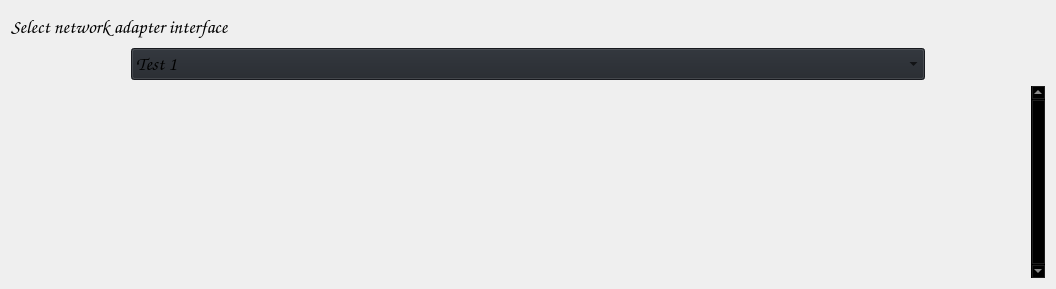
                     <widget class="QWidget" name="home">
                      <property name="styleSheet">
                       <string notr="true"/>
                      </property>
                      <layout class="QVBoxLayout" name="verticalLayout_24">
                       <item>
                        <spacer name="horizontalSpacer_4">
                         <property name="orientation">
                          <enum>Qt::Horizontal</enum>
                         </property>
                         <property name="sizeType">
                          <enum>QSizePolicy::Fixed</enum>
                         </property>
                         <property name="sizeHint" stdset="0">
                          <size>
                           <width>40</width>
                           <height>1</height>
                          </size>
                         </property>
                        </spacer>
                       </item>
                       <item>
                        <widget class="QLabel" name="label_selectInterface">
                         <property name="minimumSize">
                          <size>
                           <width>1034</width>
                           <height>30</height>
                          </size>
                         </property>
                         <property name="font">
                          <font>
                           <family>Comic Sans MS</family>
                           <pointsize>14</pointsize>
                           <italic>false</italic>
                           <bold>false</bold>
                          </font>
                         </property>
                         <property name="styleSheet">
                          <string notr="true"/>
                         </property>
                         <property name="text">
                          <string>Select network adapter interface</string>
                         </property>
                         <property name="textFormat">
                          <enum>Qt::RichText</enum>
                         </property>
                        </widget>
                       </item>
                       <item>
                        <layout class="QHBoxLayout" name="horizontalLayout_7">
                         <item>
                          <spacer name="horizontalSpacer">
                           <property name="orientation">
                            <enum>Qt::Horizontal</enum>
                           </property>
                           <property name="sizeType">
                            <enum>QSizePolicy::Fixed</enum>
                           </property>
                           <property name="sizeHint" stdset="0">
                            <size>
                             <width>120</width>
                             <height>20</height>
                            </size>
                           </property>
                          </spacer>
                         </item>
                         <item>
                          <widget class="QComboBox" name="comboBox_interface">
                           <property name="enabled">
                            <bool>true</bool>
                           </property>
                           <property name="sizePolicy">
                            <sizepolicy hsizetype="Ignored" vsizetype="Fixed">
                             <horstretch>0</horstretch>
                             <verstretch>0</verstretch>
                            </sizepolicy>
                           </property>
                           <property name="minimumSize">
                            <size>
                             <width>0</width>
                             <height>0</height>
                            </size>
                           </property>
                           <property name="maximumSize">
                            <size>
                             <width>16170000</width>
                             <height>16777215</height>
                            </size>
                           </property>
                           <property name="font">
                            <font>
                             <family>Comic Sans MS</family>
                             <pointsize>14</pointsize>
                             <italic>false</italic>
                             <bold>false</bold>
                            </font>
                           </property>
                           <property name="autoFillBackground">
                            <bool>false</bool>
                           </property>
                           <property name="styleSheet">
                            <string notr="true">background-color: rgb(33, 37, 43);</string>
                           </property>
                           <property name="editable">
                            <bool>false</bool>
                           </property>
                           <property name="sizeAdjustPolicy">
                            <enum>QComboBox::AdjustToContentsOnFirstShow</enum>
                           </property>
                           <property name="iconSize">
                            <size>
                             <width>10</width>
                             <height>10</height>
                            </size>
                           </property>
                           <property name="frame">
                            <bool>true</bool>
                           </property>
                           <item>
                            <property name="text">
                             <string>Test 1</string>
                            </property>
                           </item>
                           <item>
                            <property name="text">
                             <string>Test 2</string>
                            </property>
                           </item>
                           <item>
                            <property name="text">
                             <string>Test 3</string>
                            </property>
                           </item>
                          </widget>
                         </item>
                         <item>
                          <spacer name="horizontalSpacer_2">
                           <property name="orientation">
                            <enum>Qt::Horizontal</enum>
                           </property>
                           <property name="sizeType">
                            <enum>QSizePolicy::Fixed</enum>
                           </property>
                           <property name="sizeHint" stdset="0">
                            <size>
                             <width>120</width>
                             <height>20</height>
                            </size>
                           </property>
                          </spacer>
                         </item>
                        </layout>
                       </item>
                       <item>
                        <widget class="QTreeView" name="treeView_interfaces">
                         <property name="palette">
                          <palette>
                           <active>
                            <colorrole role="WindowText">
                             <brush brushstyle="SolidPattern">
                              <color alpha="255">
                               <red>221</red>
                               <green>221</green>
                               <blue>221</blue>
                              </color>
                             </brush>
                            </colorrole>
                            <colorrole role="Button">
                             <brush brushstyle="SolidPattern">
                              <color alpha="0">
                               <red>0</red>
                               <green>0</green>
                               <blue>0</blue>
                              </color>
                             </brush>
                            </colorrole>
                            <colorrole role="Text">
                             <brush brushstyle="SolidPattern">
                              <color alpha="255">
                               <red>221</red>
                               <green>221</green>
                               <blue>221</blue>
                              </color>
                             </brush>
                            </colorrole>
                            <colorrole role="ButtonText">
                             <brush brushstyle="SolidPattern">
                              <color alpha="255">
                               <red>221</red>
                               <green>221</green>
                               <blue>221</blue>
                              </color>
                             </brush>
                            </colorrole>
                            <colorrole role="Base">
                             <brush brushstyle="NoBrush">
                              <color alpha="255">
                               <red>0</red>
                               <green>0</green>
                               <blue>0</blue>
                              </color>
                             </brush>
                            </colorrole>
                            <colorrole role="Window">
                             <brush brushstyle="SolidPattern">
                              <color alpha="0">
                               <red>0</red>
                               <green>0</green>
                               <blue>0</blue>
                              </color>
                             </brush>
                            </colorrole>
                            <colorrole role="PlaceholderText">
                             <brush brushstyle="SolidPattern">
                              <color alpha="255">
                               <red>221</red>
                               <green>221</green>
                               <blue>221</blue>
                              </color>
                             </brush>
                            </colorrole>
                           </active>
                           <inactive>
                            <colorrole role="WindowText">
                             <brush brushstyle="SolidPattern">
                              <color alpha="255">
                               <red>221</red>
                               <green>221</green>
                               <blue>221</blue>
                              </color>
                             </brush>
                            </colorrole>
                            <colorrole role="Button">
                             <brush brushstyle="SolidPattern">
                              <color alpha="0">
                               <red>0</red>
                               <green>0</green>
                               <blue>0</blue>
                              </color>
                             </brush>
                            </colorrole>
                            <colorrole role="Text">
                             <brush brushstyle="SolidPattern">
                              <color alpha="255">
                               <red>221</red>
                               <green>221</green>
                               <blue>221</blue>
                              </color>
                             </brush>
                            </colorrole>
                            <colorrole role="ButtonText">
                             <brush brushstyle="SolidPattern">
                              <color alpha="255">
                               <red>221</red>
                               <green>221</green>
                               <blue>221</blue>
                              </color>
                             </brush>
                            </colorrole>
                            <colorrole role="Base">
                             <brush brushstyle="NoBrush">
                              <color alpha="255">
                               <red>0</red>
                               <green>0</green>
                               <blue>0</blue>
                              </color>
                             </brush>
                            </colorrole>
                            <colorrole role="Window">
                             <brush brushstyle="SolidPattern">
                              <color alpha="0">
                               <red>0</red>
                               <green>0</green>
                               <blue>0</blue>
                              </color>
                             </brush>
                            </colorrole>
                            <colorrole role="PlaceholderText">
                             <brush brushstyle="SolidPattern">
                              <color alpha="255">
                               <red>221</red>
                               <green>221</green>
                               <blue>221</blue>
                              </color>
                             </brush>
                            </colorrole>
                           </inactive>
                           <disabled>
                            <colorrole role="WindowText">
                             <brush brushstyle="SolidPattern">
                              <color alpha="255">
                               <red>221</red>
                               <green>221</green>
                               <blue>221</blue>
                              </color>
                             </brush>
                            </colorrole>
                            <colorrole role="Button">
                             <brush brushstyle="SolidPattern">
                              <color alpha="0">
                               <red>0</red>
                               <green>0</green>
                               <blue>0</blue>
                              </color>
                             </brush>
                            </colorrole>
                            <colorrole role="Text">
                             <brush brushstyle="SolidPattern">
                              <color alpha="255">
                               <red>221</red>
                               <green>221</green>
                               <blue>221</blue>
                              </color>
                             </brush>
                            </colorrole>
                            <colorrole role="ButtonText">
                             <brush brushstyle="SolidPattern">
                              <color alpha="255">
                               <red>221</red>
                               <green>221</green>
                               <blue>221</blue>
                              </color>
                             </brush>
                            </colorrole>
                            <colorrole role="Base">
                             <brush brushstyle="NoBrush">
                              <color alpha="255">
                               <red>0</red>
                               <green>0</green>
                               <blue>0</blue>
                              </color>
                             </brush>
                            </colorrole>
                            <colorrole role="Window">
                             <brush brushstyle="SolidPattern">
                              <color alpha="0">
                               <red>0</red>
                               <green>0</green>
                               <blue>0</blue>
                              </color>
                             </brush>
                            </colorrole>
                            <colorrole role="PlaceholderText">
                             <brush brushstyle="SolidPattern">
                              <color alpha="255">
                               <red>221</red>
                               <green>221</green>
                               <blue>221</blue>
                              </color>
                             </brush>
                            </colorrole>
                           </disabled>
                          </palette>
                         </property>
                         <property name="frameShape">
                          <enum>QFrame::NoFrame</enum>
                         </property>
                         <property name="verticalScrollBarPolicy">
                          <enum>Qt::ScrollBarAlwaysOn</enum>
                         </property>
                         <property name="sizeAdjustPolicy">
                          <enum>QAbstractScrollArea::AdjustIgnored</enum>
                         </property>
                         <property name="editTriggers">
                          <set>QAbstractItemView::NoEditTriggers</set>
                         </property>
                         <property name="selectionMode">
                          <enum>QAbstractItemView::SingleSelection</enum>
                         </property>
                         <property name="selectionBehavior">
                          <enum>QAbstractItemView::SelectRows</enum>
                         </property>
                        </widget>
                       </item>
                      </layout>
                     </widget>
